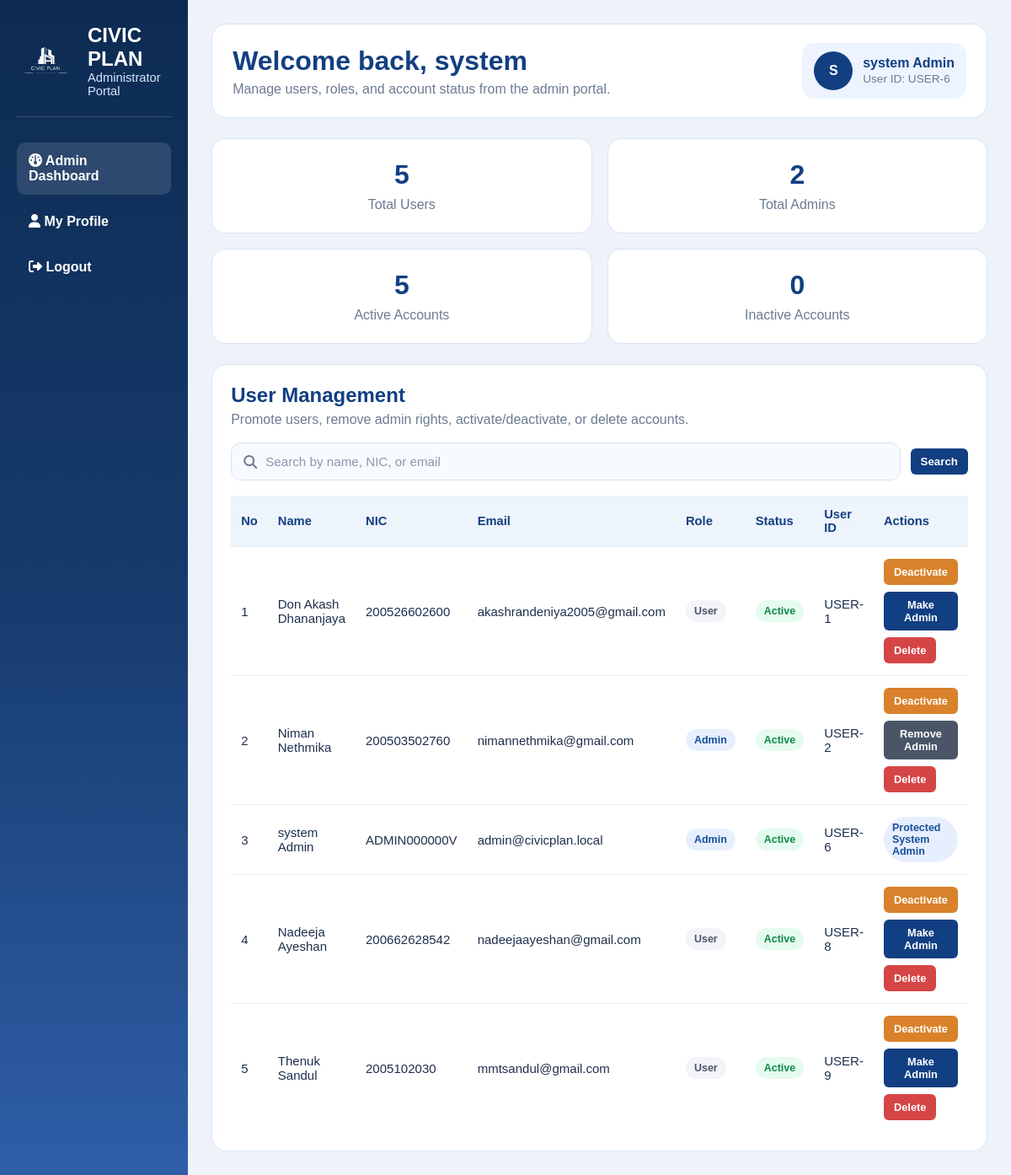
The page /admin/dashboard (signed in) on the database as committed earlier.
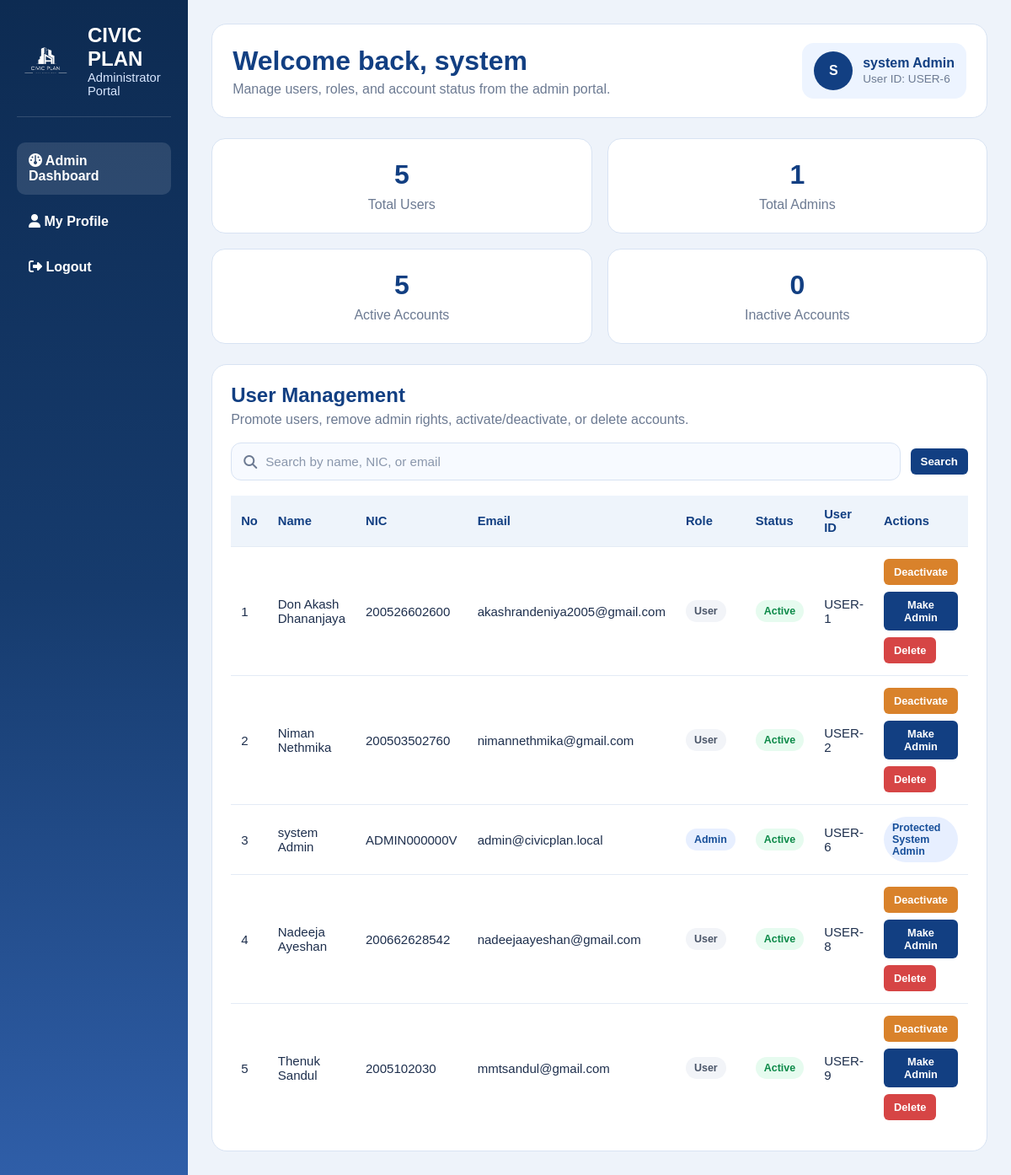
The same page on the database as committed later.
### tables this page shows
CREATE TABLE users (
    user_id INTEGER PRIMARY KEY AUTOINCREMENT,
    first_name TEXT NOT NULL,
    last_name TEXT NOT NULL,
    phone_number TEXT,
    email TEXT UNIQUE NOT NULL,
    password_hash TEXT NOT NULL,
    date_of_birth TEXT,
    address TEXT,
    city TEXT,
    nic TEXT UNIQUE NOT NULL,
    is_admin BOOLEAN DEFAULT FALSE,
    created_at TEXT DEFAULT CURRENT_TIMESTAMP
, employee_id TEXT, is_active BOOLEAN DEFAULT 1);

### routes/admin_routes.py (the view)
@admin_bp.route("/admin/dashboard")
def admin_dashboard():
    admin_user, redirect_response = admin_required()
    if redirect_response:
        return redirect_response
    search_query = request.args.get("search", "").strip()
    conn = get_connection()
    cursor = conn.cursor()
    cursor.execute("SELECT COUNT(*) AS total_users FROM users")
    total_users = cursor.fetchone()["total_users"]
    cursor.execute("SELECT COUNT(*) AS total_admins FROM users WHERE is_admin = 1")
    total_admins = cursor.fetchone()["total_admins"]
    cursor.execute("SELECT COUNT(*) AS active_users FROM users WHERE is_active = 1")
    active_users = cursor.fetchone()["active_users"]
    cursor.execute("SELECT COUNT(*) AS inactive_users FROM users WHERE is_active = 0")
    inactive_users = cursor.fetchone()["inactive_users"]
    if search_query:
        like_term = f"%{search_query}%"
        cursor.execute(
            """
            SELECT *
            FROM users
            WHERE (
                first_name || ' ' || last_name LIKE ?
                OR first_name LIKE ?
                OR last_name LIKE ?
                OR nic LIKE ?
                OR email LIKE ?
            )
            ORDER BY user_id ASC
            """,
            (like_term, like_term, like_term, like_term, like_term),
        )
    else:
        cursor.execute(
            """
            SELECT *
            FROM users
            ORDER BY user_id ASC
            """
        )
    users = cursor.fetchall()
    conn.close()
    return render_template(
        "admin_dashboard.html",
        user=admin_user,
        users=users,
        total_users=total_users,
        total_admins=total_admins,
        active_users=active_users,
        inactive_users=inactive_users,
        search_query=search_query,
    )

### database/db_connection.py (called while the page is built)
def get_connection():
    conn = sqlite3.connect(db_path)
    conn.row_factory = sqlite3.Row
    conn.execute("PRAGMA foreign_keys = ON")
    return conn

### routes/admin_routes.py (called while the page is built)
def get_current_user():
    if "user_id" not in session:
        return None
    conn = get_connection()
    cursor = conn.cursor()
    cursor.execute("""
        SELECT * FROM users
        WHERE user_id = ?
    """, (session["user_id"],))
    user = cursor.fetchone()
    conn.close()
    return user

def admin_required():
    user = get_current_user()
    if not user:
        flash("Please sign in first.", "error")
        return None, redirect(url_for("auth.login"))
    if not user["is_admin"]:
        flash("Admin access only.", "error")
        return None, redirect(url_for("main.dashboard"))
    return user, None

### templates/admin_dashboard.html (shortened to what this page needs)
<!DOCTYPE html>
<html lang="en">
<head>
    <link rel="stylesheet" href="{{ url_for('static', filename='admin_dashboard.css') }}" />
    <link rel="stylesheet" href="https://cdnjs.cloudflare.com/ajax/libs/font-awesome/6.5.0/css/all.min.css" />
</head>
<body>
    <div class="admin-shell">
        <aside class="sidebar">
            <div class="sidebar-brand">
                <img src="{{ url_for('static', filename='images/logo-removebackground.png') }}" alt="Logo">
                <div>
                    <h2>CIVIC PLAN</h2>
                    <p>Administrator Portal</p>
                </div>
            </div>
            <nav class="sidebar-nav">
                <a href="{{ url_for('admin.admin_dashboard') }}" class="active">
                    <i class="fa-solid fa-gauge"></i> Admin Dashboard
                </a>
                <a href="{{ url_for('user.account') }}">
                    <i class="fa-solid fa-user"></i> My Profile
                </a>
                <a href="{{ url_for('auth.logout') }}">
                    <i class="fa-solid fa-right-from-bracket"></i> Logout
                </a>
            </nav>
        </aside>
        <main class="main-content">
            <header class="topbar">
                <div>
                    <h1>Welcome back, {{ user['first_name'] }}</h1>
                    <p>Manage users, roles, and account status from the admin portal.</p>
                </div>
                <div class="admin-chip">
                    <div class="avatar">{{ user['first_name'][0] | upper }}</div>
                    <div>
                        <strong>{{ user['first_name'] }} {{ user['last_name'] }}</strong>
                        <span>User ID: USER-{{ user['user_id'] }}</span>
                    </div>
                </div>
            </header>
            <section class="stats-grid">
                <div class="stat-card">
                    <h3>{{ total_users }}</h3>
                    <p>Total Users</p>
                </div>
                <div class="stat-card">
                    <h3>{{ total_admins }}</h3>
                    <p>Total Admins</p>
                </div>
                <div class="stat-card">
                    <h3>{{ active_users }}</h3>
                    <p>Active Accounts</p>
                </div>
                <div class="stat-card">
                    <h3>{{ inactive_users }}</h3>
                    <p>Inactive Accounts</p>
                </div>
            </section>
            <section class="panel">
                <div class="panel-header">
                    <h2>User Management</h2>
                    <p>Promote users, remove admin rights, activate/deactivate, or delete accounts.</p>
                </div>
                <form class="search-form" method="GET" action="{{ url_for('admin.admin_dashboard') }}">
                    <div class="search-input-group">
                        <i class="fa-solid fa-magnifying-glass"></i>
                        <input type="text" name="search" placeholder="Search by name, NIC, or email"
                            value="{{ search_query if search_query else '' }}" />
                    </div>
                    <button type="submit" class="btn primary">Search</button>
                </form>
                <div class="table-wrap">
                    <table>
                        <thead>
                            <tr>
                                <th>No</th>
                                <th>Name</th>
                                <th>NIC</th>
                                <th>Email</th>
                                <th>Role</th>
                                <th>Status</th>
                                <th>User ID</th>
                                <th>Actions</th>
                            </tr>
                        </thead>
                        <tbody>
                            {% if users %}
                            {% for u in users %}
                            <tr>
                                <td>{{ loop.index }}</td>
                                <td>{{ u['first_name'] }} {{ u['last_name'] }}</td>
                                <td>{{ u['nic'] if u['nic'] else '-' }}</td>
                                <td>{{ u['email'] }}</td>
                                <td>
                                    {% if u['is_admin'] %}
                                    <span class="badge admin">Admin</span>
                                    {% else %}
                                    <span class="badge user">User</span>
                                    {% endif %}
                                </td>
                                <td>
                                    {% if u['is_active'] %}
                                    <span class="badge active">Active</span>
                                    {% else %}
                                    <span class="badge inactive">Inactive</span>
                                    {% endif %}
                                </td>
                                <td>USER-{{ u['user_id'] }}</td>
                                <td>
                                    {% set is_system_admin = (u['email'] == 'admin@civicplan.local' and u['nic'] ==
                                    'ADMIN000000V') %}
                                    {% if is_system_admin %}
                                    <div class="action-buttons">
                                        <span class="badge admin">Protected System Admin</span>
                                    </div>
                                    {% else %}
                                    <div class="action-buttons">
                                        <form action="{{ url_for('admin.toggle_user_status', user_id=u['user_id']) }}"
                                            method="POST">
                                            <button type="submit" class="btn small warning">
                                                {% if u['is_active'] %}Deactivate{% else %}Activate{% endif %}
                                            </button>
                                        </form>
                                        {% if not u['is_admin'] %}
                                        <form action="{{ url_for('admin.make_admin', user_id=u['user_id']) }}"
                                            method="POST">
                                            <button type="submit" class="btn small primary">Make Admin</button>
                                        </form>
                                        {% else %}
                                        <form action="{{ url_for('admin.remove_admin', user_id=u['user_id']) }}"
                                            method="POST">
                                            <button type="submit" class="btn small secondary">Remove Admin</button>
                                        </form>
                                        {% endif %}
                                        <form action="{{ url_for('admin.delete_user', user_id=u['user_id']) }}"
                                            method="POST"
                                            onsubmit="return confirm('Are you sure you want to delete this user?');">
                                            <button type="submit" class="btn small danger">Delete</button>
                                        </form>
                                    </div>
                                    {% endif %}
                                </td>
                            </tr>
                            {% endfor %}
                            {% else %}
                            <tr>
                                <td colspan="8" class="no-results">No users found.</td>
                            </tr>
                            {% endif %}
                        </tbody>
                    </table>
                </div>
            </section>
        </main>
    </div>
</body>
</html>

### static/admin_dashboard.css (style rules this page uses)
* { margin: 0; padding: 0; box-sizing: border-box; font-family: Arial, Helvetica, sans-serif; }
body { background: #eef3fa; color: #1e2f4d; }
.admin-shell { display: flex; min-height: 100vh; }
.sidebar { width: 280px; background: linear-gradient(to bottom, #0d2b52, #163b6d, #2f5ea8); color: white; padding: 28px 20px; }
.sidebar-brand { display: flex; align-items: center; gap: 14px; margin-bottom: 30px; padding-bottom: 22px; border-bottom: 1px solid rgba(255, 255, 255, 0.15); }
.sidebar-brand img { width: 70px; height: auto; }
.sidebar-brand h2 { font-size: 1.5rem; }
.sidebar-brand p { color: #d8e7ff; font-size: 0.92rem; }
.sidebar-nav { display: flex; flex-direction: column; gap: 10px; }
.sidebar-nav a { color: white; text-decoration: none; padding: 13px 14px; border-radius: 10px; font-weight: 600; }
.sidebar-nav a:hover, .sidebar-nav a.active { background: rgba(255, 255, 255, 0.12); }
.main-content { flex: 1; padding: 28px; }
.topbar { background: white; border-radius: 18px; padding: 22px 24px; display: flex; justify-content: space-between; align-items: center; margin-bottom: 24px; border: 1px solid #d8e3f3; }
.topbar h1 { color: #123f82; font-size: 2rem; margin-bottom: 6px; }
.topbar p { color: #6c7a92; }
.admin-chip { display: flex; align-items: center; gap: 12px; background: #edf4ff; padding: 10px 14px; border-radius: 14px; }
.avatar { width: 46px; height: 46px; border-radius: 50%; background: #123f82; color: white; display: flex; align-items: center; justify-content: center; font-weight: 800; }
.admin-chip strong { display: block; color: #123f82; }
.admin-chip span { font-size: 0.85rem; color: #6c7a92; }
.stats-grid { display: grid; grid-template-columns: repeat(4, 1fr); gap: 18px; margin-bottom: 24px; }
.stat-card { background: white; border: 1px solid #d8e3f3; border-radius: 16px; padding: 24px 20px; text-align: center; }
.stat-card h3 { font-size: 2rem; color: #123f82; margin-bottom: 8px; }
.stat-card p { color: #6c7a92; }
.panel { background: white; border: 1px solid #d8e3f3; border-radius: 18px; padding: 22px; }
.panel-header { margin-bottom: 18px; }
.panel-header h2 { color: #123f82; margin-bottom: 6px; }
.panel-header p { color: #6c7a92; }
.search-form { display: flex; align-items: center; gap: 12px; flex-wrap: wrap; margin-bottom: 18px; }
.search-input-group { flex: 1; min-width: 280px; display: flex; align-items: center; gap: 10px; background: #f7faff; border: 1px solid #d8e3f3; border-radius: 12px; padding: 0 14px; }
.search-input-group i { color: #6c7a92; }
.search-input-group input { width: 100%; border: none; outline: none; background: transparent; padding: 13px 0; font-size: 0.95rem; color: #1e2f4d; }
.search-input-group input::placeholder { color: #8a97ac; }
.table-wrap { overflow-x: auto; }
table { width: 100%; border-collapse: collapse; }
thead th { background: #eef4fb; color: #123f82; text-align: left; padding: 14px 12px; font-size: 0.92rem; }
tbody td { padding: 14px 12px; border-top: 1px solid #e4ebf5; font-size: 0.94rem; }
.badge { display: inline-block; padding: 6px 10px; border-radius: 999px; font-size: 0.78rem; font-weight: 700; }
.badge.admin { background: #e7efff; color: #174f9a; }
.badge.user { background: #f2f4f8; color: #4a5568; }
.badge.active { background: #e6fbef; color: #0d8a49; }
.action-buttons { display: flex; flex-wrap: wrap; gap: 8px; }
.btn { border: none; border-radius: 6px; padding: 8px 12px; color: white; cursor: pointer; font-weight: 700; text-decoration: none; }
.btn.small { font-size: 0.8rem; }
.btn.primary { background: #123f82; }
.btn.warning { background: #d9822b; }
.btn.danger { background: #d64545; }
@media (max-width: 1200px) { .stats-grid { grid-template-columns: repeat(2, 1fr); } }

Rows that differ between the two databases and show on the page:
changed users "Niman": is_admin "Admin Remove Admin" → "User Make Admin"
Other text that changed with them:
{{ total_admins }}: "2" → "1"
